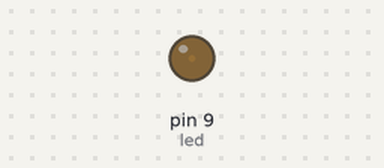
A sketch run on a simulated Arduino Uno, built with avr-gcc and run on an emulated ATmega328P. On the bench: output pins drawn as LEDs (lit = HIGH).

Above: at 80.05 s.
At 81.9 s:
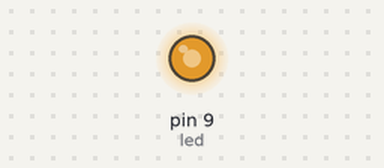
At 83.8 s:
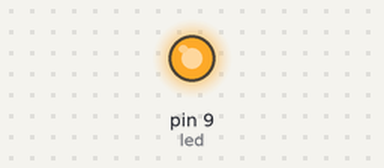
At 87.6 s:
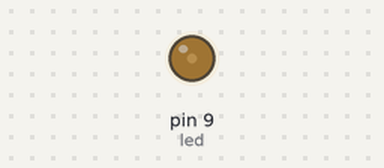
Timing chart, 0 to 90.5 s (numbered marks = the images above):
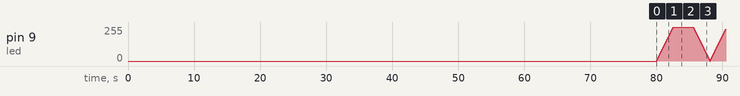

The sketch:

globe.ino
```cpp
int led = 9;
int brightness = 0;
int fadeAmount = 3;

void setup() {
  pinMode(led, OUTPUT);
  delay(80000);
}

void loop() {
  analogWrite(led, brightness);

  brightness = brightness + fadeAmount;

  if (brightness >= 255) {
    delay(3000);
    fadeAmount = -fadeAmount;
  }
  if (brightness <= 0) {
    fadeAmount = -fadeAmount;
  }
  delay(30);
}
```
